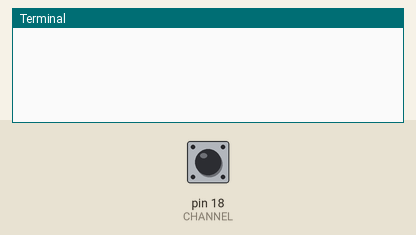
Recording of a program running on a simulated Raspberry Pi (header pin numbers). Shown: the last lines printed to the terminal. The test bench sets the inputs (shaded band); at power-on: pin 18 (CHANNEL) HIGH. The run ends when the program shuts the computer down. At 8.7 s the program restarts the board; the recording ends there.

Above: at 1.2 s.
1.3 s: pin 18 (CHANNEL) pulled LOW for 0.15 s
At 2.7 s:
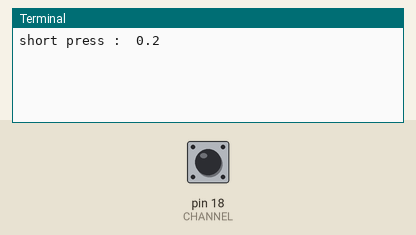
3.0 s: pin 18 (CHANNEL) pulled LOW for 1 s
At 4.6 s:
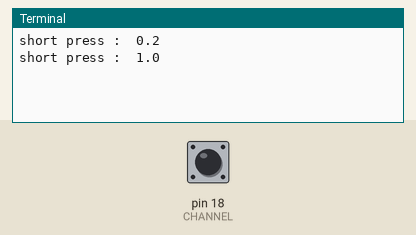

The program:

button.py
```python
#!/usr/bin/env python2.7

from time import sleep
import subprocess
import RPi.GPIO as GPIO

CHANNEL = 18 # GPIO channel 24 is on pin 18 of connector P1
# it will work on any GPIO channel

long_press = 1 #s
very_long_press = 4 #s

GPIO.setmode(GPIO.BOARD) # choose BCM or BOARD numbering schemes. I use BOARD
GPIO.setup(CHANNEL, GPIO.IN, pull_up_down=GPIO.PUD_UP) # setup the channel as input with a 50K Ohm pull up. A push button will ground the pin, creating a falling edge.

# backlight state
bl_state = 1

def toggle_backlight():
	global bl_state
	if bl_state == 1:
		subprocess.call(['sudo sh -c "echo 1 > /sys/class/backlight/fb_ili9320/bl_power" &'], shell=True)
		bl_state = 0
	else:
		subprocess.call(['sudo sh -c "echo 0 > /sys/class/backlight/fb_ili9320/bl_power" &'], shell=True)
		bl_state = 1

def system_button(CHANNEL):
	button_press_timer = 0
	while True:
			if (GPIO.input(CHANNEL) == False) : # while button is still pressed down
				button_press_timer += 0.1 # keep counting until button is released
			else: # button is released, count for how long
				if (button_press_timer > very_long_press) : # pressed for > 5 seconds
					# do what you want with a very long press
					print "very long press : ", button_press_timer
					subprocess.call(['shutdown -h now "System halted by GPIO action" &'], shell=True)

				elif (button_press_timer > long_press) : # press for > 1 < 5 seconds
					# do what you want with a long press
					print "long press : ", button_press_timer
					subprocess.call(['sudo reboot &'], shell=True)

				elif (button_press_timer > 0.1):
					# do what you want with a short press
					print "short press : ", button_press_timer
					# toggle_backlight()

				button_press_timer = 0
			sleep(0.1)

GPIO.add_event_detect(CHANNEL, GPIO.FALLING, callback=system_button, bouncetime=100)
# setup the thread, detect a falling edge on channel and debounce it with 100mSec

# assume this is the main code...
try:
	while True:
		# do whatever while "waiting" for falling edge on channel
		sleep (2)

except KeyboardInterrupt:
	GPIO.cleanup()       # clean up GPIO on CTRL+C exit
GPIO.cleanup()           # clean up GPIO on normal exit
```

Measured:
- after the input at 1.3 s, the terminal: prints a new line after 0.20 s (image 1)
- after the input at 3.0 s, the terminal: prints a new line after 1.0 s (image 2)
